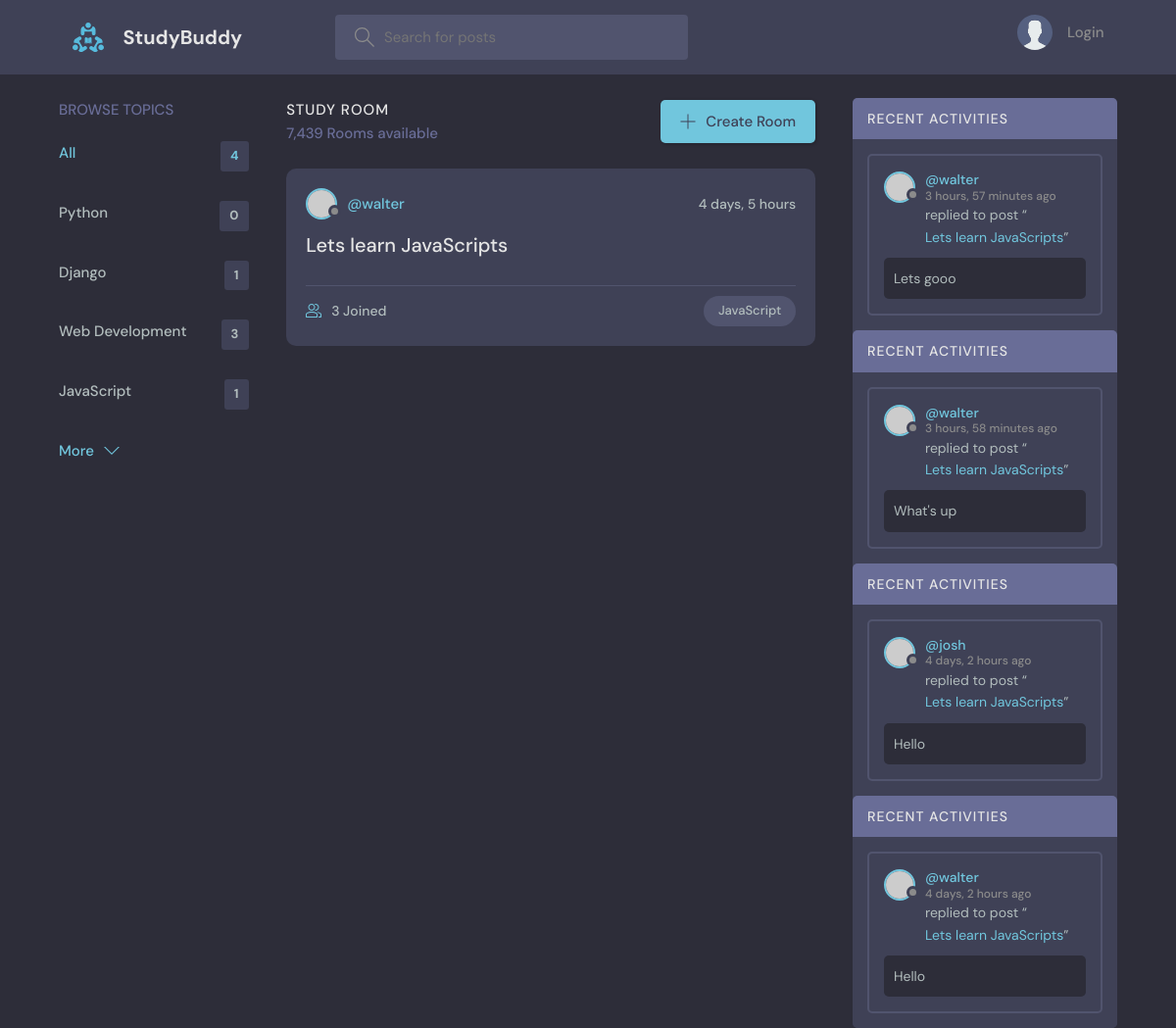
Screenshot of /?q=JavaScript with the database file from the repository.
### base/models.py (models this page shows, shortened)
class Topic(models.Model):
    name = models.CharField(max_length = 200)

class Room(models.Model):
    host =  models.ForeignKey(User, on_delete = models.SET_NULL, null = True)
    topic = models.ForeignKey(Topic, on_delete = models.SET_NULL, null = True)
    name = models.CharField(max_length=200) #Allows different names
    description = models.TextField(null = True, blank = True) #Blank page for decription
    participants = models.ManyToManyField(User, related_name = 'participants', blank = True )
    updated = models.DateTimeField(auto_now = True) # Shows time
    created = models.DateTimeField(auto_now_add = True) #shows time of creation
    class Meta:
        ordering = ['-updated', '-created']
    def __str__(self):
        return self.name

class Message(models.Model):
    user = models.ForeignKey(User, on_delete = models.CASCADE) #A for Users relationship with Room class that deletes all the childern
    room = models.ForeignKey(Room, on_delete = models.CASCADE) #A for room relationship with Room class that deletes all the childern
    body = models.TextField()
    updated = models.DateTimeField(auto_now = True) # Shows time
    created = models.DateTimeField(auto_now_add = True) #shows time of creation
    class Meta:
        ordering = ['-updated', '-created']

### base/views.py (the view)
# urls.py: path('', views.home, name = "home"), #Path to home
def home(request):
    q = request.GET.get('q') if request.GET.get('q') != None else ''
    rooms = Room.objects.filter(
        Q(topic__name__icontains = q) |
        Q(name__icontains = q) |
        Q(description__icontains = q)
        ) #overrides the other room list
    topics = Topic.objects.all()
    room_count = rooms.count()
    room_messages = Message.objects.filter(Q(room__topic__name__icontains=q))
    context = {'rooms': rooms, 'topics': topics, 'room_count' : room_count, 'room_messages' : room_messages}
    return render(request, 'base/home.html', context) #Goes into template folder to go to the home html

### base/templates/base/home.html (shortened to what this page needs)
{% extends 'main.html' %}
{% block content %}
    <main class="layout layout--3">
      <div class="container">
        {% include 'base/topics_component.html' %}
        <div class="roomList">
          <div class="roomList__header">
            <div>
              <h2>Study Room</h2>
              <p>7,439 Rooms available</p>
            </div>
            <a class="btn btn--main" href="create-room.html">
              <svg version="1.1" xmlns="http://www.w3.org/2000/svg" width="32" height="32" viewBox="0 0 32 32">
                <title>add</title>
                <path
                  d="M16.943 0.943h-1.885v14.115h-14.115v1.885h14.115v14.115h1.885v-14.115h14.115v-1.885h-14.115v-14.115z"
                ></path>
              </svg>
              Create Room
            </a>
          </div>
          {% include 'base/feed_component.html' %}
        </div>
         {% include 'base/activity_component.html' %}
      </div>
    </main>
{% endblock content %}

### base/templates/base/topics_component.html
<div class="topics">
    <div class="topics__header">
      <h2>Browse Topics</h2>
    </div>
    <ul class="topics__list">
      <li>
        <a href="{% url 'home' %}" class="active">All <span>{{topics.count}}</span></a>
      </li>
      {% for topic in topics %}
      <li>
        <a href="{% url 'home' %}?q={{topic.name}}">{{topic.name}} <span>{{topic.room_set.all.count}}</span></a>
      </li>
      {% endfor %}
    </ul>
    <a class="btn btn--link" href="topics.html">
      More
      <svg version="1.1" xmlns="http://www.w3.org/2000/svg" width="32" height="32" viewBox="0 0 32 32">
        <title>chevron-down</title>
        <path d="M16 21l-13-13h-3l16 16 16-16h-3l-13 13z"></path>
      </svg>
    </a>
  </div>

### base/templates/base/feed_component.html (shortened to what this page needs)
{% for room in rooms%}
<div class="roomListRoom">
    <div class="roomListRoom__header">
      <a href="{% url 'user-profile' room.host.id %}" class="roomListRoom__author">
        <div class="avatar avatar--small">
          <img src="https://randomuser.me/api/portraits/women/11.jpg" />
        </div>
        <span>@{{room.host.username}}</span>
      </a>
      <div class="roomListRoom__actions">
        <span>{{room.created|timesince}}</span>
      </div>
    </div>
    <div class="roomListRoom__content">
      <a href="{% url 'room' room.id %}">{{room.name}}</a>
    </div>
    <div class="roomListRoom__meta">
      <a href="{% url 'room' room.id %}" class="roomListRoom__joined">
        {{room.participants.all.count}} Joined
      </a>
      <p class="roomListRoom__topic">{{room.topic.name}}</p>
    </div>
  </div>
{% endfor %}

### base/templates/base/activity_component.html (shortened to what this page needs)
{% for message in room_messages %}
<div class="activities">
    <div class="activities__header">
      <h2>Recent Activities</h2>
    </div>
    <div class="activities__box">
      <div class="activities__boxHeader roomListRoom__header">
        <a href="{% url 'user-profile' message.user.id %}" class="roomListRoom__author">
          <div class="avatar avatar--small">
            <img src="https://randomuser.me/api/portraits/women/11.jpg" />
          </div>
          <p>
            @{{message.user}}
            <span>{{message.created | timesince}} ago</span>
          </p>
        </a>
      </div>
      <div class="activities__boxContent">
        <p>replied to post “<a href="{% url 'room' message.room.id %}">{{message.room}}</a>”</p>
        <div class="activities__boxRoomContent">
          {{message.body}}
        </div>
      </div>
    </div>
    {% endfor %}
</div>

### rows the page displays
Topic: name "Python", room_set.all.count "0"
Topic: name "Django", room_set.all.count "1"
Topic: name "Web Development", room_set.all.count "3"
Topic: name "JavaScript", room_set.all.count "1"
Room: host.username "walter", created "4 days, 5 hours", name "Lets learn JavaScripts", participants.all.count "3", topic.name "JavaScript"
Message: user "walter", created "3 hours, 57 minutes", room "Lets learn JavaScripts", body "Lets gooo"
Message: user "walter", created "3 hours, 58 minutes", room "Lets learn JavaScripts", body "What's up"
Message: user "josh", created "4 days, 2 hours", room "Lets learn JavaScripts", body "Hello"
Message: user "walter", created "4 days, 2 hours", room "Lets learn JavaScripts", body "Hello"

### other values shown
{{ topics.count }} "4"
